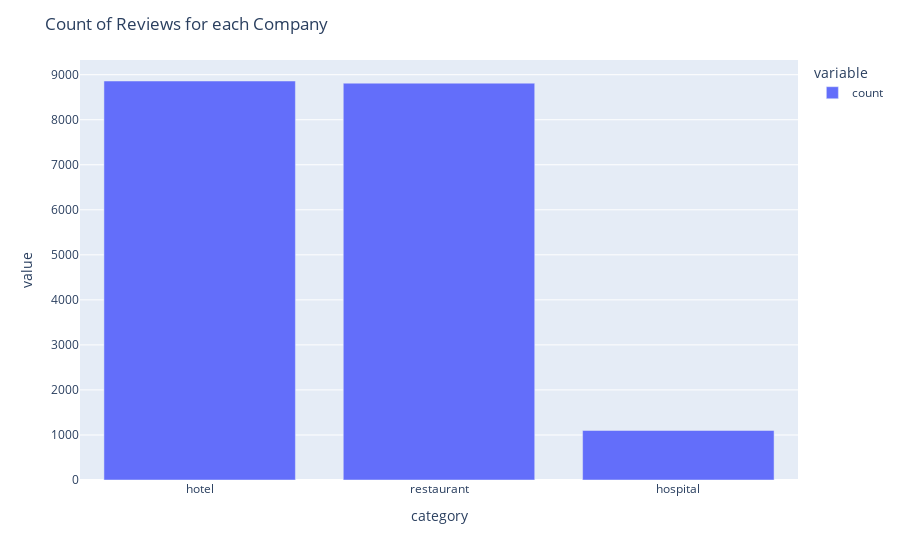

The notebook cell saved with this chart:
### Markdown cell above
## EDA

### Code cell
# count number of reviews for each category
categories_reviews_count = df['category'].value_counts().sort_values(ascending=False)

fig=px.bar(categories_reviews_count)
fig.update_layout(title='Count of Reviews for each Company')
fig.show()

### Figure 1 — Plotly figure (JSON) as saved in the notebook; plotly's stock layout.template omitted (floating-point values rounded to 4 significant figures)
{"data": [{"alignmentgroup": "True", "hovertemplate": "variable=count<br>category=%{x}<br>value=%{y}<extra></extra>", "legendgroup": "count", "marker": {"color": "#636efa", "pattern": {"shape": ""}}, "name": "count", "offsetgroup": "count", "orientation": "v", "showlegend": true, "textposition": "auto", "type": "bar", "x": ["hotel", "restaurant", "hospital"], "xaxis": "x", "y": [8860, 8812, 1100], "yaxis": "y"}], "layout": {"barmode": "relative", "legend": {"title": {"text": "variable"}, "tracegroupgap": 0}, "margin": {"t": 60}, "title": {"text": "Count of Reviews for each Company"}, "xaxis": {"anchor": "y", "domain": [0, 1], "title": {"text": "category"}}, "yaxis": {"anchor": "x", "domain": [0, 1], "title": {"text": "value"}}}}
